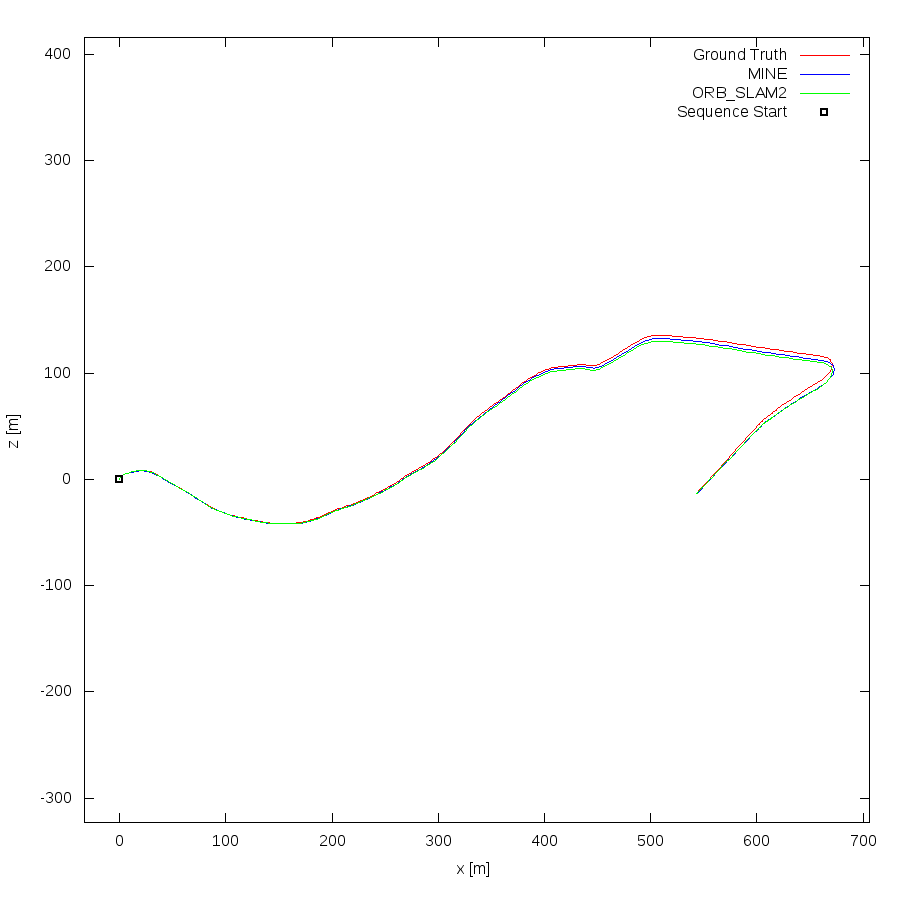

This chart was generated by the following gnuplot code:
set term postscript eps enhanced color
set output "10.eps"
set size ratio -1
set xrange [-33:706]
set yrange [-323:416]
set xlabel "x [m]"
set ylabel "z [m]"
plot "10.txt" using 1:2 lc rgb "#FF0000" title 'Ground Truth' w lines,"10.txt" using 3:4 lc rgb "#0000FF" title 'MINE' w lines,"10.txt" using 5:6 lc rgb "#00FF00" title 'ORB_SLAM2' w lines,"< head -1 10.txt" using 1:2 lc rgb "#000000" pt 4 ps 1 lw 2 title 'Sequence Start' w points
